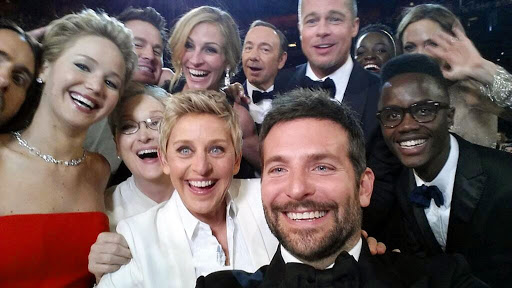
#> input picture UIS/Vaja_1/oscar.jpg, 512 x 288 px
$ python -i lmao.py   (imports and definitions only)   (older library calls are emulated)
#> lines starting #> are read from the running program, lines starting #| are printed output that depends on the picture; after the words box and inside, x2 and y2 are one past the last pixel; in counts of white or black regions, pixels touching at a corner belong together
import cv2
from mtcnn import MTCNN
from mtcnn.utils.images import load_image

# Create a detector instance
# [1 line that did not run here, left out]


#face_cascade=cv2.CascadeClassifier(cv2.data.haarcascades + "haarcascade_frontalface_default.xml")
face_cascade=cv2.CascadeClassifier(cv2.data.haarcascades + "haarcascade_profileface.xml")


def prvi_del(source_image):
    grey_image = cv2.cvtColor(source_image, cv2.COLOR_RGB2GRAY)
    equalized_image = cv2.equalizeHist(grey_image)
    smoothed_image_g = cv2.GaussianBlur(equalized_image, (7, 7), 0)
    smoothed_image_b = cv2.bilateralFilter(equalized_image, 9, 75, 75)

    sobelx = cv2.Sobel(smoothed_image_g,cv2.CV_64F,1,0,ksize=5)
    sobely = cv2.Sobel(smoothed_image_g,cv2.CV_64F,0,1,ksize=5)
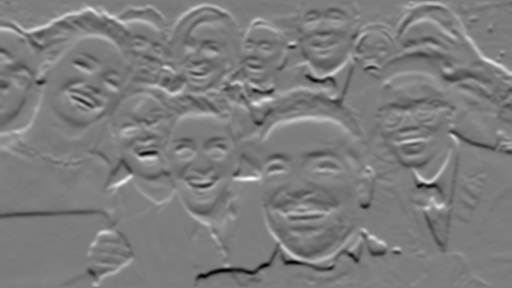
#> sobely: shape (288, 512) float64; min -5996, max 6207, mean -2.3; drawn with min black and max white
    abs_grad_x = cv2.convertScaleAbs(sobelx)
    abs_grad_y = cv2.convertScaleAbs(sobely)
    grad = cv2.addWeighted(abs_grad_x, 0.5, abs_grad_y, 0.5, 0)
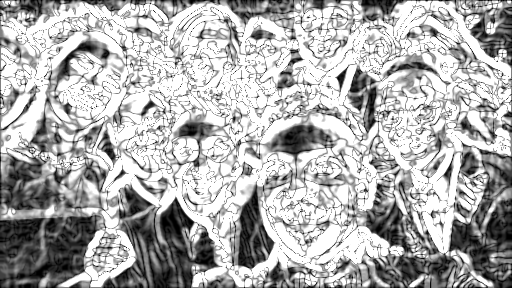
#> grad: shape (288, 512); min 0, max 255, mean 175

    canny = cv2.Canny(smoothed_image_g, 50, 150)
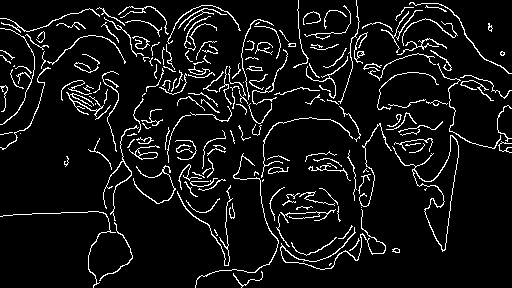
#> canny: shape (288, 512); 7.5% white in thin lines or dots

    ret0, thresh0 = cv2.threshold(smoothed_image_g, 120, 255, cv2.THRESH_BINARY)
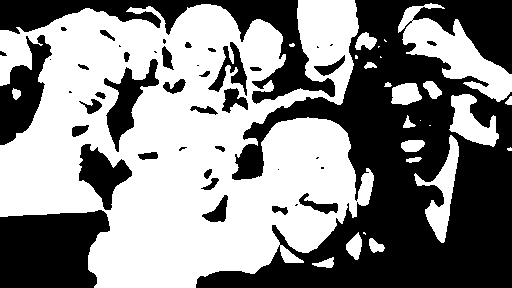
#> thresh0: shape (288, 512); 53.2% white; 45 black regions (14 under 20 px), largest, box (x1, y1, x2, y2) and area: (196, 0, 512, 288) 43971, (0, 0, 335, 104) 8044, (0, 210, 110, 288) 7134
    ret1, thresh1 = cv2.threshold(smoothed_image_g, 120, 255, cv2.THRESH_BINARY_INV)

    #joint_image = cv2.hconcat([smoothed_image_g, smoothed_image_b])
    strip_image_0 = cv2.hconcat([grad, canny])
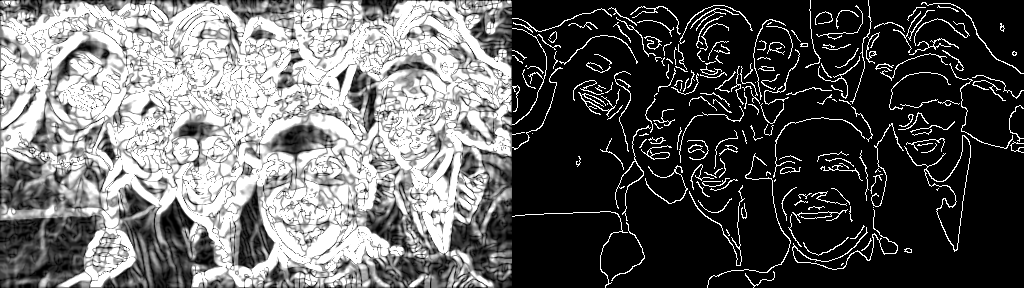
#> strip_image_0: shape (288, 1024); min 0, max 255, mean 97
    strip_image_1 = cv2.hconcat([thresh0, thresh1])
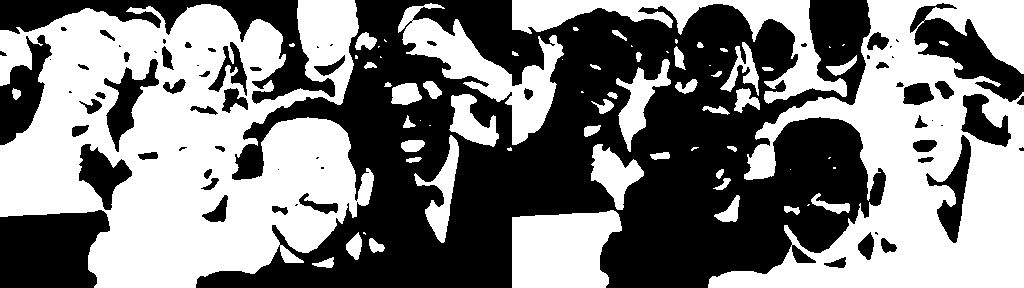
#> strip_image_1: shape (288, 1024); 50% white; 69 white regions (23 under 20 px), largest, box (x1, y1, x2, y2) and area: (0, 0, 374, 288) 68971, (708, 0, 1024, 288) 43971, (512, 0, 847, 104) 8044

    joint_image = cv2.vconcat([strip_image_0, strip_image_1])
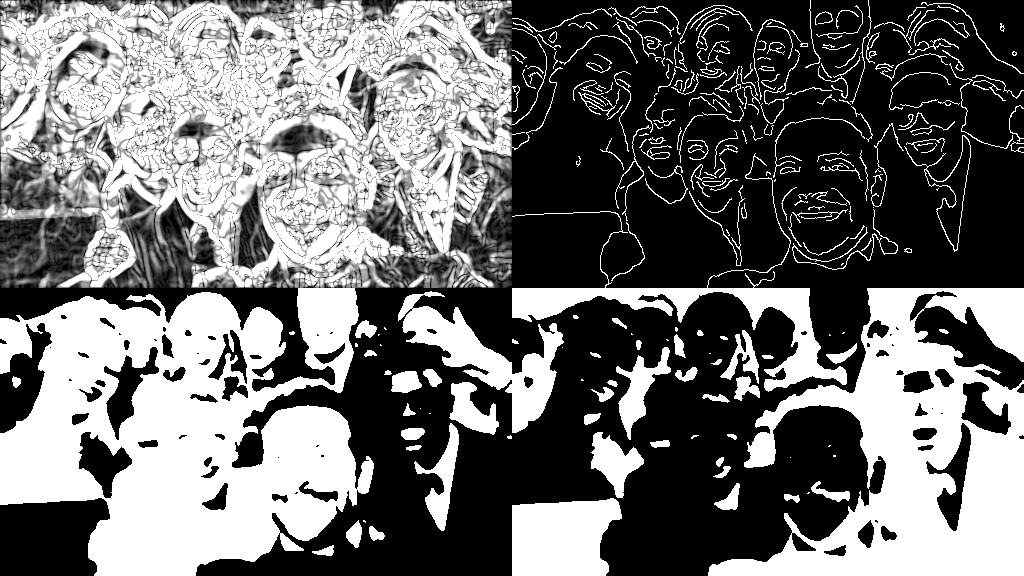
#> joint_image: shape (576, 1024); min 0, max 255, mean 112.3
    #joint_image = grad
    #print(type(joint_image))
    return joint_image

def drugi_del(source_image):

    grey_image = cv2.cvtColor(source_image, cv2.COLOR_RGB2GRAY)
    equalized_image = cv2.equalizeHist(grey_image)
    smoothed_image_g = cv2.GaussianBlur(equalized_image, (7, 7), 0)
    face = face_cascade.detectMultiScale(source_image, scaleFactor=1.1, minNeighbors=5, minSize=(40, 40))
    for (x, y, w, h) in face:
        cv2.rectangle(smoothed_image_g, (x, y), (x + w, y + h), (0, 255, 0), 4)

    return smoothed_image_g


def tretji_del(source_image):
    # Detect faces in the image
    result = detector.detect_faces(source_image)
    bbox = result[0]["box"]
    print(bbox)
    cv2.rectangle(source_image, (bbox[0], bbox[1]), (bbox[0]+bbox[3], bbox[1]+bbox[2]), (0, 255, 0), 4)

    return source_image


# Open the camera at the ID 0
# [33 lines not run here, left out]

>>> import cv2
>>> picture = cv2.cvtColor(cv2.imread('oscar.jpg'), cv2.COLOR_BGR2RGB)
>>> result = prvi_del(picture)
